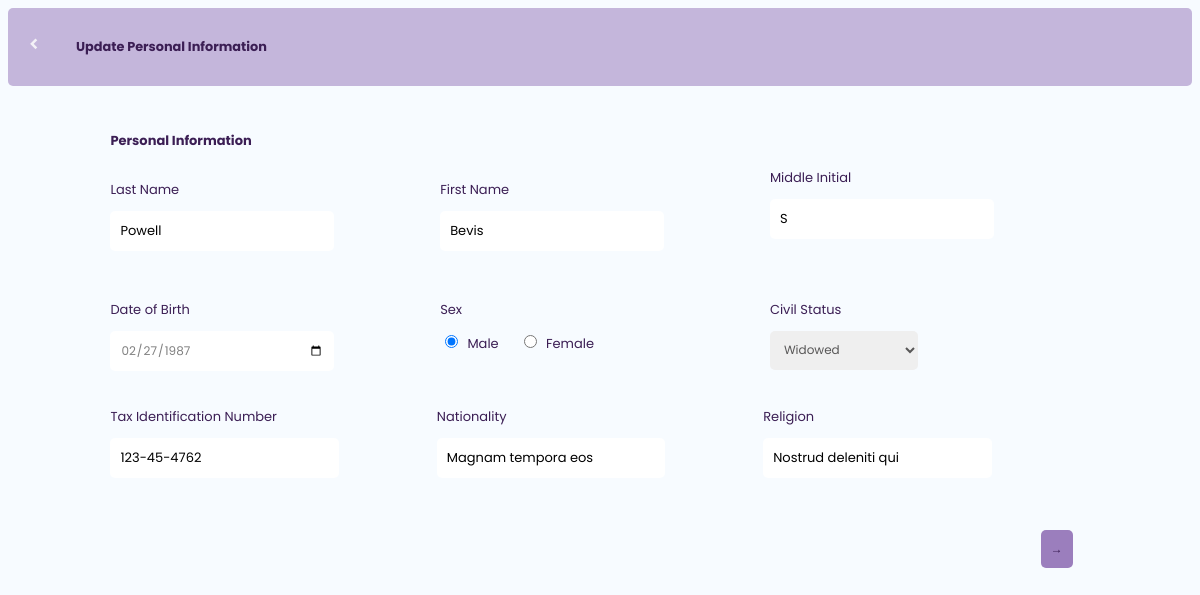
/views/updateView.php?id=98, run on the app's committed database.
### tables this page shows
CREATE TABLE `users` (
  `user_id` int(11) NOT NULL,
  `firstname` varchar(50) NOT NULL,
  `lastname` varchar(50) NOT NULL,
  `middle` varchar(50) NOT NULL,
  `dob` date NOT NULL,
  `age` int(50) NOT NULL,
  `sex` enum('Male','Female','Other') NOT NULL,
  `civil_status` varchar(20) NOT NULL,
  `other_status` varchar(50) NOT NULL,
  `tax` varchar(50) NOT NULL,
  `nationality` varchar(50) NOT NULL,
  `religion` varchar(50) NOT NULL,
  `status` varchar(20) NOT NULL
);

### model/User.php (called while the page is built, shortened)
<?php
class User
{
    private $conn;
    public function __construct($db_conn)
    {
        $this->conn = $db_conn;
    }
    public function getUserDetails($user_id)
    {
        $query = "SELECT users.user_id, users.firstname, users.lastname, users.middle, users.dob as 'date', users.age, users.sex, users.civil_status as civilStatus, users.other_status as otherStatus, users.tax, users.nationality, users.religion,
        ad.unit, ad.house_no as houseNo, ad.street, ad.subdivision, ad.baranggay, ad.city_municipality as cityMunicipality, ad.province_home, ad.country, ad.zip,
        birth.b_unit as birth_unit, birth.b_house as birth_house, birth.b_subdivision as birth_subdivision, birth.b_baranggay as birth_baranggay, birth.municipality_birth, birth.province_birth, birth.b_country as birth_country,  birth.b_zip as birth_zip, birth.b_street as birth_street,
        contacts.mobile, contacts.email, contacts.telephone,
        parents.father_lastname as lastnameFather, parents.father_firstname as firstnameFather, parents.father_middleinitial as middleinitialFather, parents.mother_lastname as lastnameMother, parents.mother_firstname as firstnameMother, parents.mother_middleinitial as middleinitialMother
        FROM users
        LEFT JOIN addresses ad ON users.user_id = ad.user_id
        LEFT JOIN birth_place birth ON users.user_id = birth.user_id
        LEFT JOIN contacts ON users.user_id = contacts.user_id
        LEFT JOIN parents ON users.user_id = parents.user_id
        WHERE users.user_id = :user_id";
        $statement = $this->conn->prepare($query);
        $statement->bindValue(':user_id', $user_id);
        $statement->execute();
        return $statement->fetch(PDO::FETCH_ASSOC);
    }
}

### views/updateView.php (the view, shortened to what this page needs)
<?php
require_once '../config/connection.php';
require_once '../model/User.php';
$user = new User($conn);
$data = $_SESSION['old_input'] ?? [];
if ($_SERVER['REQUEST_METHOD'] !== 'POST' && isset($_GET['id']) && empty($data)) {
    $user_id = $_GET['id'];
    $data = $user->getUserDetails($user_id);
}
?>
<!DOCTYPE html>
<html lang="en">
<head>
    <link rel="stylesheet" href="../assets/css/style.css" />
    <link href="https://unpkg.com/boxicons@2.1.4/css/boxicons.min.css" rel="stylesheet" />
</head>
<body>
    <header class="update-header">
        <div class="update-con">
            <button onclick="window.location.href='../views/dataView.php'"><i class='bx bx-chevron-left'></i></button>
            <h3 class="">Update Personal Information</h3>
        </div>
    </header>
    <div class="container">
        <form action="../routes/process.php" class="form" method="POST">
            <div class="tab active first">
                <p class="p1"><b>Personal Information</b></p>
                <div class="upper">
                    <div class="input">
                        <label for="lastname">Last Name</label><br />
                        <input type="text" name="lastname"
                            value="<?php echo $data['lastname'] ?>"
                            placeholder="Last Name" />
                        <br>
                    </div>
                    <div class="input">
                        <label for="firstname">First Name</label>
                        <br />
                        <input type="text" name="firstname" value="<?php echo $data['firstname']; ?>" placeholder="First Name" /><br>
                    </div>
                    <div class="input">
                        <label for="middle">Middle Initial</label>
                        <br />
                        <input type="text" name="middle" value="<?php echo $data['middle'] ?>" placeholder="e.g., I" /><br>
                        <input type="text" id="age" name="age" value="<?php echo $data['age'] ?? ''; ?>" readonly hidden /><br />
                    </div>
                </div>
                <div class="center">
                    <div class="input">
                        <label for="date">Date of Birth</label><br />
                        <input type="date" value="<?php echo $data['date'] ?>" name="date" /><br />
                    </div>
                    <div class="input2">
                        <label for="sex">Sex</label>
                        <div class="radio-group">
                            <div>
                                <input type="radio" name="sex" id="male" value="Male"
                                    <?php echo isset($data['sex']) && $data['sex'] === 'Male' ? 'checked' : ''; ?> />
                                <label for="male">Male</label>
                            </div>
                            <div>
                                <input type="radio" name="sex" id="female" value="Female"
                                    <?php echo isset($data['sex']) && $data['sex'] === 'Female' ? 'checked' : ''; ?> />
                                <label for="female">Female</label>
                            </div>
                        </div>
                    </div>
                    <div class="input">
                        <label for="civilStatus">Civil Status</label><br />
                        <div class="select">
                            <select name="civilStatus" id="civilStatus" onchange="clickOthers()">
                                <option value="Widowed" <?php echo $data['civilStatus'] === 'Widowed' ? 'selected' : ''; ?>>Widowed</option>
                            </select><br>
                        </div>
                    </div>
                </div>
                <div class="center2">
                    <div class="input">
                        <label for="tax">Tax Identification Number</label><br />
                        <input
                            type="text"
                            name="tax"
                            value="<?php echo $data['tax'] ?>"
                            placeholder="e.g., 123-45-6789" /><br />
                    </div>
                    <div class="input">
                        <label for="nationality">Nationality</label><br />
                        <input
                            type="text"
                            name="nationality"
                            value="<?php echo $data['nationality'] ?>"
                            placeholder="Nationality" /><br />
                    </div>
                    <div class="input">
                        <label for="religion">Religion</label><br />
                        <input type="text" name="religion" value="<?php echo $data['religion'] ?>" placeholder="Religion" /><br>
                    </div>
                </div>
                <div class="buttons">
                    <button type="button" id="nextBtn" onclick="nextTab()">&#8594;</button>
                </div>
            </div>
        </form>
    </div>
</body>
</html>

### assets/css/style.css (style rules this page uses)
* { font-family: "Poppins", serif; padding: 0; }
body { overflow-x: hidden; background-color: rgba(200, 228, 255, 0.13); }
header { max-width: 100%; height: 50px; padding: 1rem; display: flex; align-items: center; justify-content: space-between; color: #3b1e54a1; flex-direction: row; }
h3,h4,h5 { color: #3B1E54; }
input { padding: 10px; border-radius:5px; border-width: 1px; box-sizing: border-box; font-size: 13px; outline-color: rgb(38, 0, 82); border: none; margin-top: 10px; border-color: rgba(210, 196, 233, 0.959);; background-color: rgba(255, 255, 255, 0.959) }
input[type="date"] { font-size: 12px; color: gray; }
select { font-size: 12px; padding: 10px; border-radius:5px; border-width: 1px; border: none; box-sizing: border-box; outline: none; margin-top: 10px; border-color: rgba(200, 228, 255, 0.959);; color: rgb(88, 87, 87); }
label { font-size: 13px; color: #3B1E54; }
.p1 { color: #3B1E54; font-size: 13px; }
.container { margin-top: 1rem; border-style: none; max-width: 1500px; margin-inline: 2rem; margin-bottom: 2rem; padding: 1rem; border-radius: 1rem; padding-inline:1rem ; }
.form { margin-inline: auto; width: 90%; box-sizing: border-box; }
.tab { display: none; }
.tab.active { display: block; }
.buttons { margin-top: 20px; text-align: center; float: right; width: 5%; margin-bottom: 1rem; display: flex; justify-content: space-between; }
.buttons button { padding: 10px; background-color: #9B7EBD; color: #3B1E54 ; border: none; border-radius: 5px; font-size: 16px; cursor: pointer; transition: background-color 0.3s ease, transform 0.2s ease; font-size: 12px; cursor: pointer; }
.upper { display: flex; flex-wrap: wrap; width: 100%; align-items: center; justify-content: space-between; gap: 10px; }
.center { margin-top: 2rem; display: flex; justify-content: space-between; gap: 10px; width: 100%; flex-wrap: wrap; }
.input, .input2 { flex: 1 1 30%; min-width: 200px; }
.input2 input, .input2 select { width: 100%; }
.input2 { display: column; justify-content: space-between; align-items: center; flex-wrap: wrap; }
.input2 input { width: auto; margin-right: 5px; }
.input2 label { margin-right: 10px; display: inline-block; margin-bottom: 5px; }
.input2 .radio-group { display: flex; gap: 10px; align-items: center; }
.center2 { position: relative; display: flex; justify-content: space-between; margin-bottom: 2rem; flex-wrap: wrap; margin-top: 2rem; }
.update-header { padding-inline: 1rem; border: solid 1px; height: 100%; border: none; border-radius:5px; background-color: #9b7ebd8c; color: #3B1E54; font-size: 11px; display: flex; align-items: center; gap: 5px; cursor: pointer; }
.update-con { display: flex; gap: 2rem; }
.update-con button { background-color: transparent; border: none; }
.update-con i { font-size: 20px; font-weight: 800; color: #f4f2f7; }

### data on the page
users: lastname "Powell", firstname "Bevis", middle "S", date "02/27/1987", sex "☑ Male", sex "☐ Female", civilStatus "Widowed", tax "123-45-4762", nationality "Magnam tempora eos", religion "Nostrud deleniti qui"
